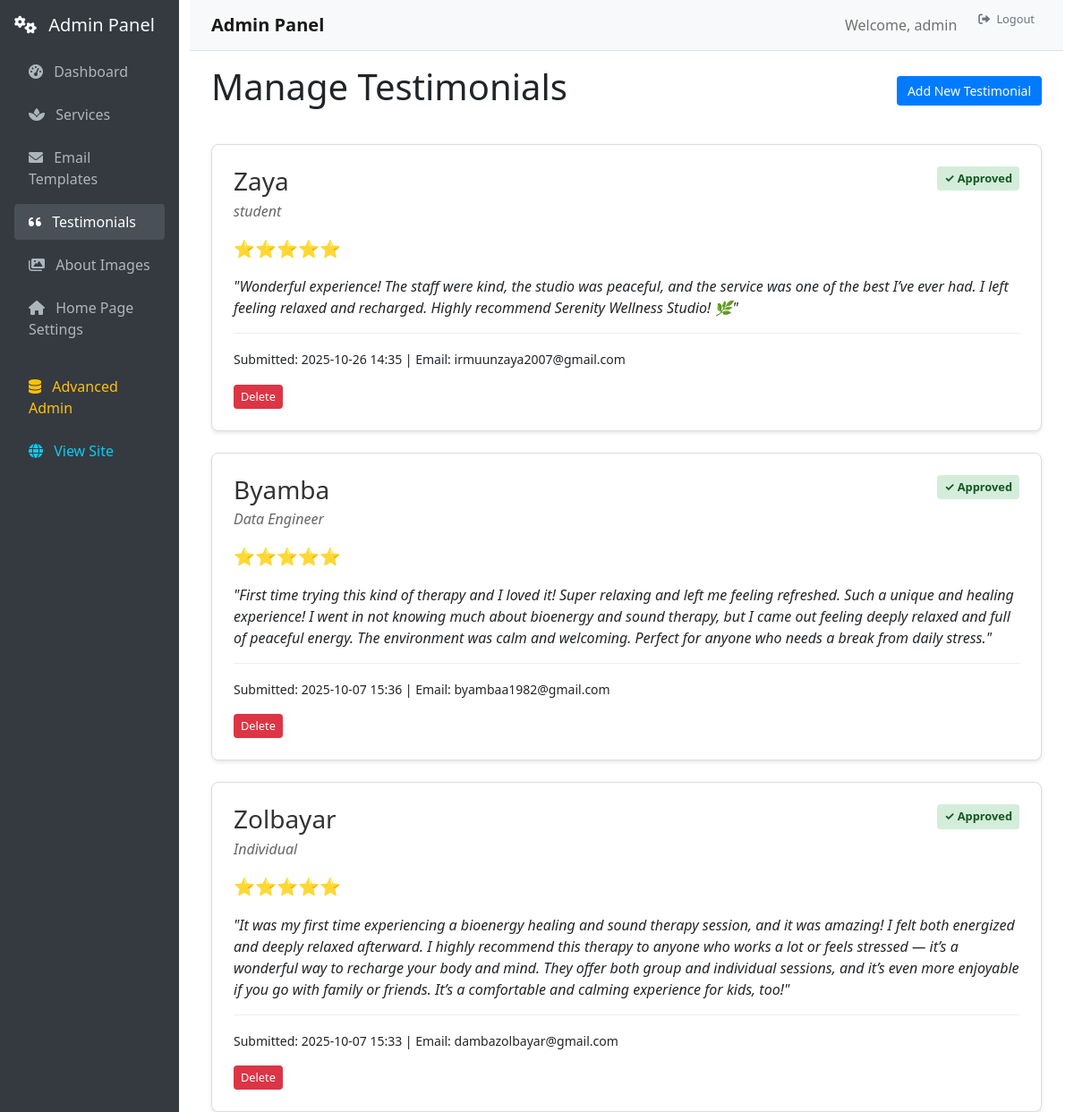
The page /web_admin/testimonials (signed in) on the database its author committed.
### db/models.py (models this page shows, shortened)
class User(db.Model, UserMixin):
    __tablename__ = 'users'
    id = db.Column(db.Integer, primary_key=True, autoincrement=True)
    is_paid = db.Column(db.Boolean, default=False)
    username = db.Column(db.String(80), nullable=False, unique=True)
    email = db.Column(db.String(120), nullable=False, unique=True)
    password = db.Column(db.String(128), nullable=False)
    role_id = db.Column(db.Integer, db.ForeignKey('roles.id'), nullable=False)
    role = db.relationship('Role', backref=db.backref('users', lazy=True))
    created_at = db.Column(db.DateTime, default=db.func.now())
    updated_at = db.Column(db.DateTime, default=db.func.now(), onupdate=db.func.now())

class Testimonial(db.Model):
    __tablename__ = "testimonials"
    id = db.Column(db.Integer, primary_key=True)
    client_name = db.Column(db.String(100), nullable=False)
    client_title = db.Column(db.String(100), nullable=True)  # Job title or profession
    testimonial_text = db.Column(db.Text, nullable=False)
    rating = db.Column(db.Integer, nullable=False, default=5)  # 1-5 star rating
    is_approved = db.Column(db.Boolean, default=False, nullable=False)  # Admin approval
    is_featured = db.Column(db.Boolean, default=False, nullable=False)  # Show on homepage
    email = db.Column(db.String(120), nullable=True)  # Optional client email
    created_at = db.Column(db.DateTime, default=db.func.now())
    updated_at = db.Column(db.DateTime, default=db.func.now(), onupdate=db.func.now())
    approved_at = db.Column(db.DateTime, nullable=True)
    approved_by = db.Column(db.Integer, db.ForeignKey('users.id'), nullable=True)
    approver = db.relationship('User', backref=db.backref('approved_testimonials', lazy=True))
    def get_star_display(self):
        return "⭐" * self.rating

### routes/web_admin.py (the view)
@web_admin_bp.route('/testimonials')
@admin_required
def admin_testimonials():
    testimonials = Testimonial.query.order_by(Testimonial.created_at.desc()).all()
    return render_template('admin/testimonials.html', testimonials=testimonials)

### routes/web_admin.py (called while the page is built)
def admin_required(f):
    @wraps(f)
    @login_required
    def decorated_function(*args, **kwargs):
        if not current_user.is_authenticated or current_user.role.name != 'admin':
            flash('Admin access required.', 'error')
            return redirect(url_for('main.home'))
        return f(*args, **kwargs)
    return decorated_function

### templates/admin/testimonials.html (shortened to what this page needs)
{% extends "admin/base.html" %}
{% block content %}
<div class="admin-header">
    <h1>Manage Testimonials</h1>
    <a href="{{ url_for('web_admin_panel.create_testimonial') }}" class="btn btn-primary">Add New Testimonial</a>
</div>
<div class="testimonials-grid">
    {% for testimonial in testimonials %}
    <div class="testimonial-admin-card">
        <div class="testimonial-header">
            <div class="client-info">
                <h3>{{ testimonial.client_name }}</h3>
                {% if testimonial.client_title %}
                <p class="client-title">{{ testimonial.client_title }}</p>
                {% endif %}
            </div>
            <div class="testimonial-status">
                {% if testimonial.is_approved %}
                    <span class="status-badge approved">✓ Approved</span>
                {% else %}
                    <span class="status-badge pending">⏳ Pending</span>
                {% endif %}
            </div>
        </div>
        <div class="rating">
            {{ testimonial.get_star_display() }}
        </div>
        <div class="testimonial-text">
            <p>"{{ testimonial.testimonial_text }}"</p>
        </div>
        <div class="testimonial-meta">
            <small>
                Submitted: {{ testimonial.created_at.strftime('%Y-%m-%d %H:%M') }}
                {% if testimonial.email %}
                | Email: {{ testimonial.email }}
                {% endif %}
            </small>
        </div>
        <div class="testimonial-actions">
            <form method="POST" action="{{ url_for('web_admin_panel.delete_testimonial', testimonial_id=testimonial.id) }}" style="display: inline;">
                <button type="submit" class="btn btn-danger btn-sm" onclick="return confirm('Delete this testimonial permanently?')">Delete</button>
            </form>
        </div>
    </div>
    {% endfor %}
</div>
{% endblock %}

### templates/admin/base.html (shortened to what this page needs)
<!DOCTYPE html>
<html lang="en">
<head>
    <link href="https://cdn.jsdelivr.net/npm/bootstrap@5.1.3/dist/css/bootstrap.min.css" rel="stylesheet">
    <link href="https://cdnjs.cloudflare.com/ajax/libs/font-awesome/6.0.0/css/all.min.css" rel="stylesheet">
</head>
<body>
    <div class="container-fluid">
        <div class="row">
            <nav class="col-md-3 col-lg-2 sidebar p-3">
                <div class="mb-3">
                    <h5 class="text-light">
                        <i class="fas fa-cogs me-2"></i>
                        Admin Panel
                    </h5>
                </div>
                <ul class="nav flex-column">
                    <li class="nav-item">
                        <a class="nav-link {% if request.endpoint == 'web_admin_panel.web_admin_panel' %}active{% endif %}"
                           href="{{ url_for('web_admin_panel.web_admin_panel') }}">
                            <i class="fas fa-tachometer-alt me-2"></i>
                            Dashboard
                        </a>
                    </li>
                    <li class="nav-item">
                        <a class="nav-link {% if request.endpoint == 'web_admin_panel.admin_services' %}active{% endif %}"
                           href="{{ url_for('web_admin_panel.admin_services') }}">
                            <i class="fas fa-spa me-2"></i>
                            Services
                        </a>
                    </li>
                    <li class="nav-item">
                        <a class="nav-link {% if request.endpoint == 'web_admin_panel.admin_emails' %}active{% endif %}"
                           href="{{ url_for('web_admin_panel.admin_emails') }}">
                            <i class="fas fa-envelope me-2"></i>
                            Email Templates
                        </a>
                    </li>
                    <li class="nav-item">
                        <a class="nav-link {% if request.endpoint == 'web_admin_panel.admin_testimonials' %}active{% endif %}"
                           href="{{ url_for('web_admin_panel.admin_testimonials') }}">
                            <i class="fas fa-quote-left me-2"></i>
                            Testimonials
                        </a>
                    </li>
                    <li class="nav-item">
                        <a class="nav-link {% if request.endpoint in ['web_admin_panel.admin_about_images', 'web_admin_panel.edit_about_image', 'web_admin_panel.create_about_image'] %}active{% endif %}"
                           href="{{ url_for('web_admin_panel.admin_about_images') }}">
                            <i class="fas fa-images me-2"></i>
                            About Images
                        </a>
                    </li>
                    <li class="nav-item">
                        <a class="nav-link {% if request.endpoint == 'web_admin_panel.admin_settings' %}active{% endif %}"
                           href="{{ url_for('web_admin_panel.admin_settings') }}">
                            <i class="fas fa-home me-2"></i>
                            Home Page Settings
                        </a>
                    </li>
                    <li class="nav-item mt-3">
                        <a class="nav-link text-warning" href="/admin/">
                            <i class="fas fa-database me-2"></i>
                            Advanced Admin
                        </a>
                    </li>
                    <li class="nav-item">
                        <a class="nav-link text-info" href="{{ url_for('main.home') }}">
                            <i class="fas fa-globe me-2"></i>
                            View Site
                        </a>
                    </li>
                </ul>
            </nav>
            <main class="col-md-9 col-lg-10 main-content">
                <nav class="navbar navbar-expand-lg navbar-light bg-light border-bottom">
                    <div class="container-fluid">
                        <span class="navbar-brand mb-0 h1">
                            {% block page_title %}Admin Panel{% endblock %}
                        </span>
                        <div class="navbar-nav ms-auto">
                            <span class="navbar-text me-3">
                                Welcome, {{ current_user.username }}
                            </span>
                            <a class="btn btn-outline-secondary btn-sm" href="/api/logout" onclick="handleLogout(event)">
                                <i class="fas fa-sign-out-alt me-1"></i>
                                Logout
                            </a>
                        </div>
                    </div>
                </nav>
                <div class="container-fluid mt-3">
                    {% block content %}{% endblock %}
                </div>
            </main>
        </div>
    </div>
</body>
</html>

### templates/admin/base.html (style rules this page uses)
.sidebar { min-height: 100vh; background: #343a40; }
.sidebar .nav-link { color: #adb5bd; border-radius: 0.25rem; margin: 0.25rem 0; }
.sidebar .nav-link:hover, .sidebar .nav-link.active { color: #fff; background-color: #495057; }
.main-content { min-height: 100vh; }
.navbar-brand { font-weight: bold; }

### templates/admin/testimonials.html (style rules this page uses)
.admin-header { display: flex; justify-content: space-between; align-items: center; margin-bottom: 2rem; }
.testimonials-grid { display: grid; gap: 1.5rem; }
.testimonial-admin-card { background: white; border: 1px solid #ddd; border-radius: 8px; padding: 1.5rem; box-shadow: 0 2px 4px rgba(0,0,0,0.1); }
.testimonial-header { display: flex; justify-content: space-between; align-items: flex-start; margin-bottom: 1rem; }
.client-info h3 { margin: 0; color: #333; }
.client-title { margin: 0.25rem 0 0 0; color: #666; font-style: italic; }
.testimonial-status { display: flex; gap: 0.5rem; flex-wrap: wrap; }
.status-badge { padding: 0.25rem 0.5rem; border-radius: 4px; font-size: 0.8rem; font-weight: bold; }
.status-badge.approved { background: #d4edda; color: #155724; }
.rating { font-size: 1.2rem; margin-bottom: 1rem; }
.testimonial-text { margin-bottom: 1rem; font-style: italic; }
.testimonial-meta { margin-bottom: 1rem; padding-top: 1rem; border-top: 1px solid #eee; }
.testimonial-actions { display: flex; gap: 0.5rem; flex-wrap: wrap; }
.btn { padding: 0.375rem 0.75rem; border: none; border-radius: 4px; cursor: pointer; text-decoration: none; font-size: 0.875rem; }
.btn-primary { background: #007bff; color: white; }
.btn-danger { background: #dc3545; color: white; }
.btn-sm { padding: 0.25rem 0.5rem; font-size: 0.8rem; }

### rows shown on the page
User: username "admin"
Testimonial: client_name "Zaya", client_title "student", is_approved "✓ Approved", star "⭐⭐⭐⭐⭐", testimonial_text "Wonderful experience! The staff were kind, the studio was peaceful, and the service was one of the best I’ve ever had. I left feeling relaxed and recharged. Highly recommend Serenity Wellness Studio! 🌿", created_at "2025-10-26 14:35", email "irmuunzaya2007@gmail.com"
Testimonial: client_name "Byamba", client_title "Data Engineer", is_approved "✓ Approved", star "⭐⭐⭐⭐⭐", testimonial_text "First time trying this kind of therapy and I loved it! Super relaxing and left me feeling refreshed. Such a unique and healing experience! I went in not knowing much about bioenergy and sound therapy, but I came out feeling deeply relaxed and full of peaceful energy. The environment was calm and welcoming. Perfect for anyone who needs a break from daily stress.", created_at "2025-10-07 15:36", email "byambaa1982@gmail.com"
Testimonial: client_name "Zolbayar", client_title "Individual", is_approved "✓ Approved", star "⭐⭐⭐⭐⭐", testimonial_text "It was my first time experiencing a bioenergy healing and sound therapy session, and it was amazing! I felt both energized and deeply relaxed afterward. I highly recommend this therapy to anyone who works a lot or feels stressed — it’s a wonderful way to recharge your body and mind. They offer both group and individual sessions, and it’s even more enjoyable if you go with family or friends. It’s a comfortable and calming experience for kids, too!", created_at "2025-10-07 15:33", email "dambazolbayar@gmail.com"
